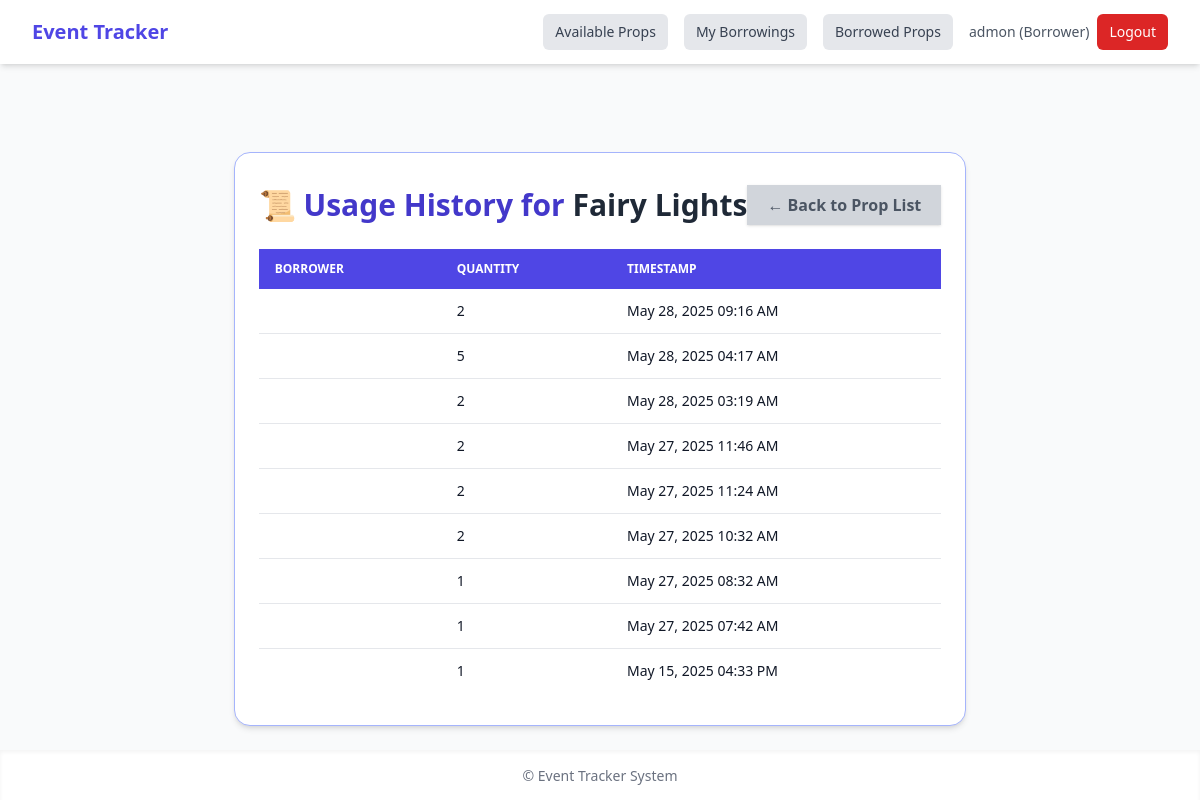
The app's page /props/1/usage/ (signed in) with its own data.
### inventory/models.py (models this page shows, shortened)
class UserProfile(models.Model):
    ROLE_CHOICES = [
        ('admin', 'Admin'),
        ('borrower', 'Borrower'),
    ]
    user = models.OneToOneField(User, on_delete=models.CASCADE, related_name='profile')
    role = models.CharField(max_length=10, choices=ROLE_CHOICES, default='borrower')
    phone = models.CharField(max_length=20, blank=True, null=True)
    @property
    def is_admin(self):
        return self.role == 'admin'

class Prop(models.Model):
    CATEGORY_CHOICES = [
        ('Lights', 'Lights'),
        ('Tables', 'Tables'),
        ('Banners', 'Banners'),
        ('Costumes', 'Costumes'),
        ('Others', 'Others'),
    ]
    CONDITION_CHOICES = [
        ('Good', 'Good'),
        ('Fair', 'Fair'),
        ('Damaged', 'Damaged'),
    ]
    name = models.CharField(max_length=100)
    category = models.CharField(max_length=20, choices=CATEGORY_CHOICES)
    quantity = models.PositiveIntegerField()
    condition = models.CharField(max_length=10, choices=[('Good', 'Good'), ('Fair', 'Fair'), ('Damaged', 'Damaged')])
    storage_location = models.CharField(max_length=100)
    image = models.ImageField(upload_to='prop_images/', blank=True, null=True)

class PropUse(models.Model):
    RETURN_STATUS_CHOICES = [
        ('borrowed', 'Borrowed'),
        ('returned', 'Returned'),
        ('damaged', 'Damaged'),
        ('missing', 'Missing'),
    ]
    prop = models.ForeignKey(Prop, on_delete=models.CASCADE)
    quantity = models.PositiveIntegerField()
    timestamp = models.DateTimeField(auto_now_add=True)
    used_by_name = models.CharField(max_length=255)
    used_by = models.ForeignKey(User, on_delete=models.SET_NULL, null=True, blank=True)
    borrower = models.ForeignKey(Borrower, on_delete=models.SET_NULL, null=True, blank=True)
    used_at = models.DateTimeField(auto_now_add=True)
    event_name = models.CharField(max_length=100, null=True, blank=True)
    return_status = models.CharField(max_length=10, choices=RETURN_STATUS_CHOICES, default='borrowed')
    return_date = models.DateTimeField(null=True, blank=True)
    return_notes = models.TextField(blank=True, null=True)

### inventory/views.py (the view)
# urls.py: path('props/<int:prop_id>/usage/', prop_use_history, name='prop_use_history'),
@login_required
def prop_use_history(request, prop_id):
    prop = get_object_or_404(Prop, id=prop_id)
    use_logs = PropUse.objects.filter(prop=prop).order_by('-timestamp')
    return render(request, 'inventory/prop_use_history.html', {
        'prop': prop,
        'use_logs': use_logs
    })

### inventory/templates/inventory/prop_use_history.html
{% extends 'inventory/base.html' %}
{% block content %}
<div class="max-w-4xl mx-auto mt-16 px-6 py-8 bg-white rounded-2xl shadow-md border border-indigo-300">
  <div class="flex justify-between items-center mb-6">
    <h2 class="text-3xl font-bold text-indigo-700">
      📜 Usage History for <span class="text-gray-800">{{ prop.name }}</span>
    </h2>
    <a href="{% url 'prop_list' %}" class="bg-gray-300 hover:bg-gray-400 text-gray-600 font-semibold px-5 py-2 rounded-x1 shadow transition">
      ← Back to Prop List
    </a>
  </div>
  <div class="overflow-x-auto">
    <table class="min-w-full text-sm text-left text-gray-900">
      <thead class="text-xs text-white uppercase bg-indigo-600">
        <tr>
          <th class="px-4 py-3">Borrower</th>
          <th class="px-4 py-3">Quantity</th>
          <th class="px-4 py-3">Timestamp</th>
        </tr>
      </thead>
      <tbody class="bg-white divide-y divide-gray-200">
        {% for log in use_logs %}
        <tr>
          <td class="px-4 py-3">{{ log.borrower.name }}</td>
          <td class="px-4 py-3">{{ log.quantity }}</td>
          <td class="px-4 py-3">{{ log.timestamp|date:"M d, Y h:i A" }}</td>
        </tr>
        {% empty %}
        <tr>
          <td colspan="3" class="px-4 py-4 text-center text-gray-500 italic">No usage history found for this prop.</td>
        </tr>
        {% endfor %}
      </tbody>
    </table>
  </div>
</div>
{% endblock %}

### inventory/templates/inventory/base.html (shortened to what this page needs)
<!DOCTYPE html>
<html lang="en" class="scroll-smooth">
<head>
    <script src="https://cdn.tailwindcss.com"></script>
</head>
<body class="bg-gray-50 text-gray-900 min-h-screen flex flex-col">
    <nav class="bg-white shadow-md">
        <div class="max-w-7xl mx-auto px-4 sm:px-6 lg:px-8">
            <div class="flex justify-between h-16 items-center">
                <div>
                    <a href="{% url 'home' %}" class="text-xl font-bold text-indigo-600 hover:text-indigo-700">
                        Event Tracker
                    </a>
                </div>
                {% if user.is_authenticated %}
                <div class="flex items-center space-x-4">
                    {% if user.profile.is_admin %}
                    <a href="{% url 'dashboard' %}" class="inline-block px-3 py-2 rounded-md text-sm font-medium bg-indigo-600 text-white hover:bg-indigo-700 transition">
                        Dashboard
                    </a>
                    <a href="{% url 'prop_list' %}" class="inline-block px-3 py-2 rounded-md text-sm font-medium bg-gray-200 text-gray-700 hover:bg-gray-300 transition">
                        Props
                    </a>
                    <a href="{% url 'borrower_list' %}" class="inline-block px-3 py-2 rounded-md text-sm font-medium bg-gray-200 text-gray-700 hover:bg-gray-300 transition">
                        Borrowers
                    </a>
                    {% else %}
                    <a href="{% url 'prop_list' %}" class="inline-block px-3 py-2 rounded-md text-sm font-medium bg-gray-200 text-gray-700 hover:bg-gray-300 transition">
                        Available Props
                    </a>
                    <a href="{% url 'my_borrowings' %}" class="inline-block px-3 py-2 rounded-md text-sm font-medium bg-gray-200 text-gray-700 hover:bg-gray-300 transition">
                        My Borrowings
                    </a>
                    {% endif %}
                    <a href="{% url 'borrowed_props_list' %}" class="inline-block px-3 py-2 rounded-md text-sm font-medium bg-gray-200 text-gray-700 hover:bg-gray-300 transition">
                        Borrowed Props
                    </a>
                    <div class="flex items-center space-x-2">
                        <span class="text-sm text-gray-600">
                            {{ user.username }} ({{ user.profile.get_role_display }})
                        </span>
                        <a href="{% url 'logout' %}" class="inline-block px-3 py-2 rounded-md text-sm font-medium bg-red-600 text-white hover:bg-red-700 transition">
                            Logout
                        </a>
                    </div>
                </div>
                {% endif %}
            </div>
        </div>
    </nav>
    <main class="flex-grow max-w-7xl mx-auto p-6">
        {% block content %}
        {% endblock %}
    </main>
    <footer class="bg-white shadow-inner text-center text-gray-500 text-sm py-4">
        &copy; {{ now|date:"Y" }} Event Tracker System
    </footer>
</body>
</html>

### records on screen
Prop: name "Fairy Lights"
PropUse: quantity "2", timestamp "May 28, 2025 09:16 AM"
PropUse: quantity "5", timestamp "May 28, 2025 04:17 AM"
PropUse: quantity "2", timestamp "May 28, 2025 03:19 AM"
PropUse: quantity "2", timestamp "May 27, 2025 11:46 AM"
PropUse: quantity "2", timestamp "May 27, 2025 11:24 AM"
PropUse: quantity "2", timestamp "May 27, 2025 10:32 AM"
PropUse: quantity "1", timestamp "May 27, 2025 08:32 AM"
PropUse: quantity "1", timestamp "May 27, 2025 07:42 AM"
PropUse: quantity "1", timestamp "May 15, 2025 04:33 PM"

### other values on screen
{{ user.username }} "admon"
{{ user.profile.get_role_display }} "Borrower"
